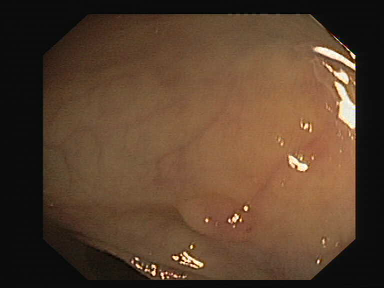
#> input picture datasets/CVC clinic/Original/297.png, 384 x 288 px
$ python preprocess_unetpp.py
#> lines starting #> are read from the running program, lines starting #| are printed output that depends on the picture; after the words box and inside, x2 and y2 are one past the last pixel; in counts of white or black regions, pixels touching at a corner belong together
import os
import cv2
import random
from glob import glob


IMG_SIZE = 256
SPLIT_RATIO = 0.8
SEED = 42


PROJECT_ROOT = os.path.dirname(os.path.dirname(os.path.abspath(__file__)))


BASE_OUT = os.path.join(PROJECT_ROOT, "datasets", "unet_data")


def ensure_dirs():
    paths = [
        os.path.join(BASE_OUT, "train", "images"),
        os.path.join(BASE_OUT, "train", "masks"),
        os.path.join(BASE_OUT, "val", "images"),
        os.path.join(BASE_OUT, "val", "masks"),
    ]
    for p in paths:
        os.makedirs(p, exist_ok=True)


def process_dataset(image_paths, mask_dir, prefix=""):
    random.seed(SEED)
    random.shuffle(image_paths)

    split_index = int(len(image_paths) * SPLIT_RATIO)

    for i, img_path in enumerate(image_paths):
        name = os.path.basename(img_path)


        new_name = f"{prefix}_{name}" if prefix else name

        mask_path = os.path.join(mask_dir, name)

        img = cv2.imread(img_path)
        mask = cv2.imread(mask_path, 0)

        if img is None or mask is None:
            continue


        img = cv2.resize(img, (IMG_SIZE, IMG_SIZE))


        mask = cv2.resize(mask, (IMG_SIZE, IMG_SIZE), interpolation=cv2.INTER_NEAREST)


        _, mask = cv2.threshold(mask, 127, 255, cv2.THRESH_BINARY)

        split_type = "train" if i < split_index else "val"

        cv2.imwrite(os.path.join(BASE_OUT, split_type, "images", new_name), img)
        cv2.imwrite(os.path.join(BASE_OUT, split_type, "masks", new_name), mask)


def process_kvasir():
    print("Processing Kvasir-SEG...")
    img_dir = os.path.join(PROJECT_ROOT, "datasets", "Kvasir-SEG", "images")
    mask_dir = os.path.join(PROJECT_ROOT, "datasets", "Kvasir-SEG", "masks")

    imgs = glob(os.path.join(img_dir, "*"))
    process_dataset(imgs, mask_dir, prefix="kvasir")

def process_cvc():
    print("Processing CVC-ClinicDB...")
    img_dir = os.path.join(PROJECT_ROOT, "datasets", "CVC-clinic", "Original")
    mask_dir = os.path.join(PROJECT_ROOT, "datasets", "CVC-clinic", "Ground Truth")

    imgs = glob(os.path.join(img_dir, "*"))
    process_dataset(imgs, mask_dir, prefix="cvc")
#> call 2 of process_dataset, with mask_dir = 'datasets/CVC-clinic/Ground Truth', prefix = 'cvc'
#> in process_dataset, img is the input picture: shape (288, 384, 3); mean B, G, R 45, 64.2, 88.5
#> in process_dataset (call 2), `mask = cv2.imread(mask_path, 0)`:
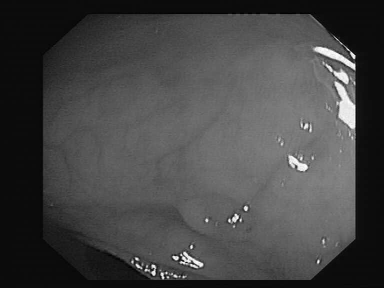
#> mask: shape (288, 384); min 0, max 253, mean 68.9
#> in process_dataset (call 2), `img = cv2.resize(img, (IMG_SIZE, IMG_SIZE))`:
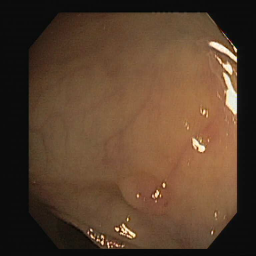
#> img: shape (256, 256, 3); mean B, G, R 44.9, 64.1, 88.4
#> in process_dataset (call 2), `mask = cv2.resize(mask, (IMG_SIZE, IMG_SIZE), interpolation=cv2.INTER_..`:
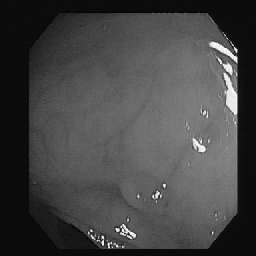
#> mask: shape (256, 256); min 0, max 253, mean 69
#> in process_dataset (call 2), `_, mask = cv2.threshold(mask, 127, 255, cv2.THRESH_BINARY)`:
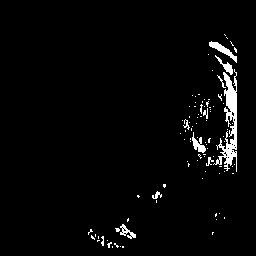
#> mask: shape (256, 256); 2.8% white; 95 white regions (84 under 20 px), largest, box (x1, y1, x2, y2) and area: (213, 69, 237, 172) 915, (209, 41, 237, 63) 178, (192, 132, 206, 153) 130
#> pass 2 of the loop in process_dataset, `for i, img_path in enumerate(image_paths):`:
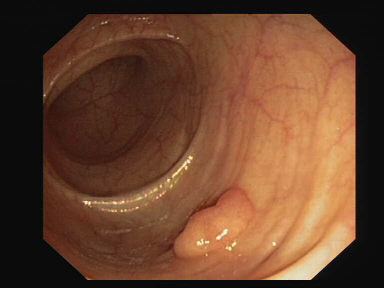
#> input picture datasets/CVC clinic/Original/223.png, 384 x 288 px
#> in process_dataset, img is the input picture: shape (288, 384, 3); mean B, G, R 45.2, 67.4, 105.2
#> in process_dataset (call 2), `img = cv2.resize(img, (IMG_SIZE, IMG_SIZE))`:
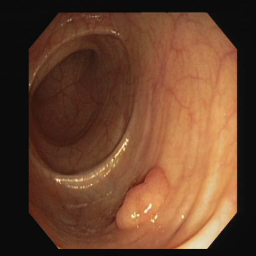
#> img: shape (256, 256, 3); mean B, G, R 45.2, 67.3, 105.1
#> in process_dataset (call 2), `_, mask = cv2.threshold(mask, 127, 255, cv2.THRESH_BINARY)`:
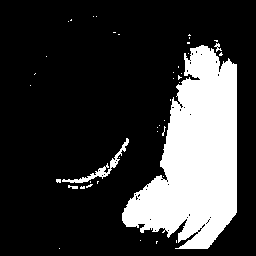
#> mask: shape (256, 256); 22% white; 42 white regions (38 under 20 px), largest, box (x1, y1, x2, y2) and area: (122, 45, 237, 249) 13830, (62, 138, 129, 183) 384, (214, 43, 222, 52) 30, (68, 185, 78, 189) 26

if __name__ == "__main__":
    print("Starting UNet preprocessing...")
    ensure_dirs()
    process_kvasir()
    process_cvc()
    print("✅ UNet preprocessing completed successfully!")
